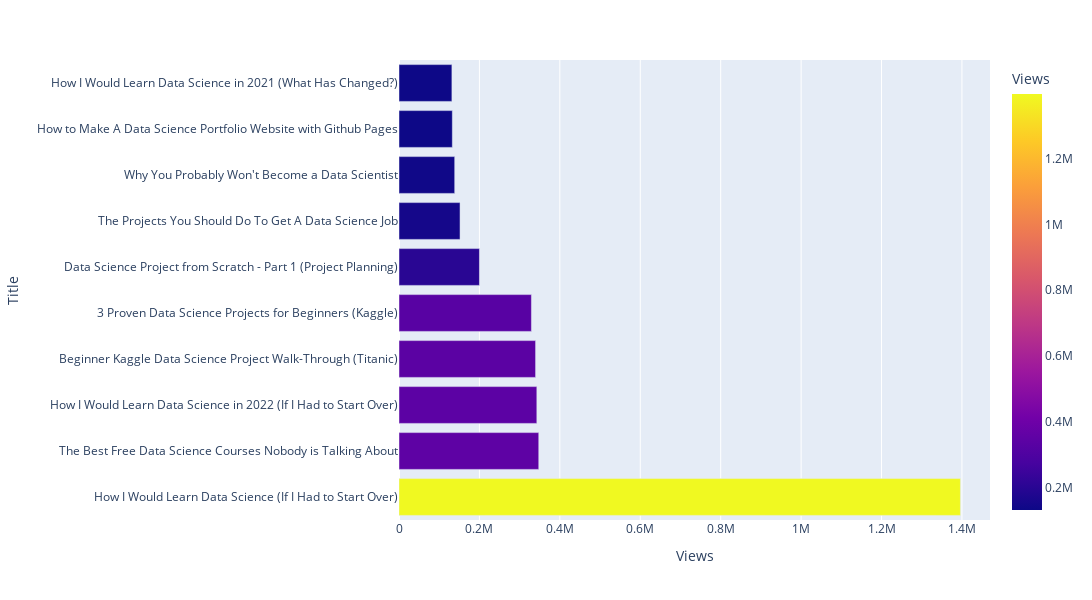

The notebook cell saved with this chart:
### Code cell
fig=px.bar(top_10_videos,x="Views",y="Title",color="Views")
fig.update_layout(width=1500,height=600)

### Figure 1 — Plotly figure (JSON) as saved in the notebook; plotly's stock layout.template omitted (floating-point values rounded to 4 significant figures)
{"data": [{"alignmentgroup": "True", "hovertemplate": "Views=%{marker.color}<br>Title=%{y}<extra></extra>", "legendgroup": "", "marker": {"color": [1396259, 347543, 342756, 339646, 329318, 200053, 151787, 138526, 132632, 131564], "coloraxis": "coloraxis", "pattern": {"shape": ""}}, "name": "", "offsetgroup": "", "orientation": "h", "showlegend": false, "textposition": "auto", "type": "bar", "x": [1396259, 347543, 342756, 339646, 329318, 200053, 151787, 138526, 132632, 131564], "xaxis": "x", "y": ["How I Would Learn Data Science (If I Had to Start Over)", "The Best Free Data Science Courses Nobody is Talking About", "How I Would Learn Data Science in 2022 (If I Had to Start Over)", "Beginner Kaggle Data Science Project Walk-Through (Titanic)", "3 Proven Data Science Projects for Beginners (Kaggle)", "Data Science Project from Scratch - Part 1 (Project Planning)", "The Projects You Should Do To Get A Data Science Job", "Why You Probably Won't Become a Data Scientist", "How to Make A Data Science Portfolio Website with Github Pages", "How I Would Learn Data Science in 2021 (What Has Changed?)"], "yaxis": "y"}], "layout": {"barmode": "relative", "coloraxis": {"colorbar": {"title": {"text": "Views"}}, "colorscale": [[0, "#0d0887"], [0.1111, "#46039f"], [0.2222, "#7201a8"], [0.3333, "#9c179e"], [0.4444, "#bd3786"], [0.5556, "#d8576b"], [0.6667, "#ed7953"], [0.7778, "#fb9f3a"], [0.8889, "#fdca26"], [1, "#f0f921"]]}, "height": 600, "legend": {"tracegroupgap": 0}, "margin": {"t": 60}, "width": 1500, "xaxis": {"anchor": "y", "domain": [0, 1], "title": {"text": "Views"}}, "yaxis": {"anchor": "x", "domain": [0, 1], "title": {"text": "Title"}}}}
